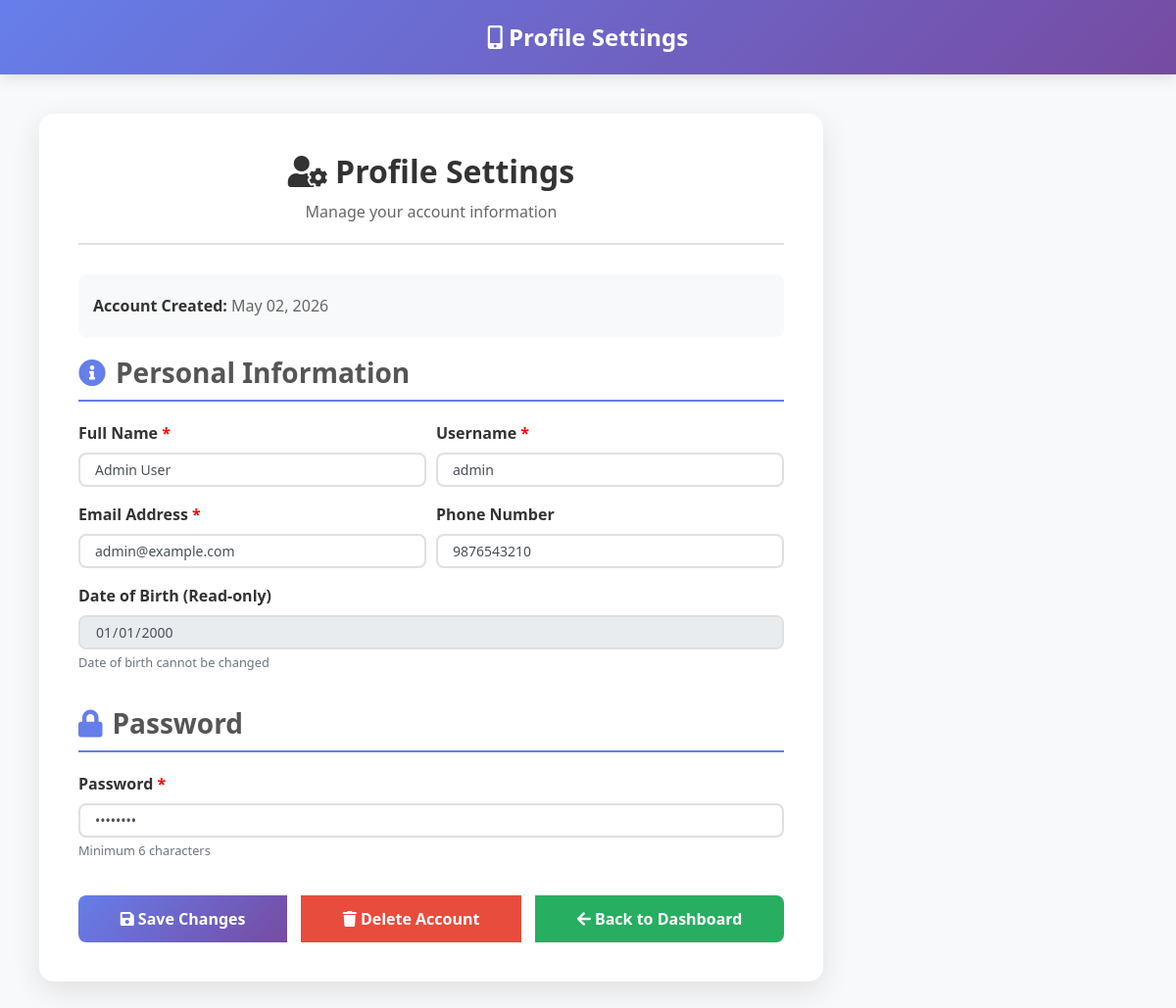
The app's page /profile.php (signed in) with its own data.
### tables this page shows
CREATE TABLE users (
    id INT PRIMARY KEY AUTO_INCREMENT,
    username VARCHAR(50) NOT NULL UNIQUE,
    email VARCHAR(100) NOT NULL UNIQUE,
    phone VARCHAR(10),
    dob DATE,
    password VARCHAR(255) NOT NULL,
    name VARCHAR(100),
    role ENUM('admin', 'user') DEFAULT 'user',
    last_login TIMESTAMP NULL,
    created_at TIMESTAMP DEFAULT CURRENT_TIMESTAMP,
    updated_at TIMESTAMP DEFAULT CURRENT_TIMESTAMP ON UPDATE CURRENT_TIMESTAMP
);

### profile.php (the view, shortened to what this page needs)
<?php
require_once "config.php";
$user_id = $_SESSION['user_id'];
$is_admin = isset($_SESSION['role']) && $_SESSION['role'] === 'admin';
$result = mysqli_query($conn, "SELECT * FROM users WHERE id = $user_id");
$user = mysqli_fetch_assoc($result);
?>
<!DOCTYPE html>
<html lang="en">
<head>
    <link rel="stylesheet" href="https://stackpath.bootstrapcdn.com/bootstrap/4.5.2/css/bootstrap.min.css">
    <link rel="stylesheet" href="https://cdnjs.cloudflare.com/ajax/libs/font-awesome/5.15.4/css/all.min.css">
</head>
<body>
    <?php if ($is_admin): ?>
        <div class="header">
            <i class="fas fa-mobile-alt"></i> Profile Settings
        </div>
    <?php endif; ?>
    <div class="settings-container">
        <div class="settings-header">
            <h2><i class="fas fa-user-cog"></i> Profile Settings</h2>
            <p style="color: #666; margin: 0;">Manage your account information</p>
        </div>
        <div class="user-info-display">
            <p><strong>Account Created:</strong> <?php echo date('F d, Y', strtotime($user['created_at'])); ?></p>
        </div>
        <form method="post">
            <div class="section">
                <h3><i class="fas fa-info-circle"></i> Personal Information</h3>
                <div class="form-row">
                    <div class="form-group col-md-6">
                        <label for="name">Full Name <span style="color: red;">*</span></label>
                        <input type="text" class="form-control" name="name" id="name"
                               value="<?php echo htmlspecialchars($user['name'] ?? ''); ?>" required>
                    </div>
                    <div class="form-group col-md-6">
                        <label for="username">Username <span style="color: red;">*</span></label>
                        <input type="text" class="form-control" name="username" id="username"
                               value="<?php echo htmlspecialchars($user['username'] ?? ''); ?>" required>
                    </div>
                </div>
                <div class="form-row">
                    <div class="form-group col-md-6">
                        <label for="email">Email Address <span style="color: red;">*</span></label>
                        <input type="email" class="form-control" name="email" id="email"
                               value="<?php echo htmlspecialchars($user['email'] ?? ''); ?>" required>
                    </div>
                    <div class="form-group col-md-6">
                        <label for="phone">Phone Number</label>
                        <input type="tel" class="form-control" name="phone" id="phone"
                               value="<?php echo htmlspecialchars($user['phone'] ?? ''); ?>"
                               placeholder="10-digit number">
                    </div>
                </div>
                <div class="form-group">
                    <label for="dob">Date of Birth (Read-only)</label>
                    <input type="date" class="form-control" value="<?php echo htmlspecialchars($user['dob'] ?? ''); ?>" disabled>
                    <small class="text-muted">Date of birth cannot be changed</small>
                </div>
            </div>
            <div class="section">
                <h3><i class="fas fa-lock"></i> Password</h3>
                <div class="form-group">
                    <label for="password">Password <span style="color: red;">*</span></label>
                    <input type="password" class="form-control" name="password" id="password"
                           value="<?php echo htmlspecialchars($user['password'] ?? ''); ?>" required>
                    <small class="text-muted">Minimum 6 characters</small>
                </div>
            </div>
            <div class="btn-group">
                <button type="submit" name="update" class="btn btn-update">
                    <i class="fas fa-save"></i> Save Changes
                </button>
                <button type="submit" name="delete" class="btn btn-danger"
                        onclick="return confirm('⚠️ WARNING: This will permanently delete your account and all your products. This action cannot be undone. Are you absolutely sure?');">
                    <i class="fas fa-trash"></i> Delete Account
                </button>
                <a href="<?php echo $is_admin ? 'admin_dashboard.php' : 'user_dashboard.php'; ?>" class="btn back-btn">
                    <i class="fas fa-arrow-left"></i> Back to Dashboard
                </a>
            </div>
        </form>
    </div>
</body>
</html>

### profile.php (style rules this page uses)
* { margin: 0; padding: 0; box-sizing: border-box; }
body { background-color: #f8f9fa; font-family: 'Segoe UI', Tahoma, Geneva, Verdana, sans-serif; }
.header { background: linear-gradient(135deg, #667eea 0%, #764ba2 100%); color: white; padding: 20px; text-align: center; font-size: 24px; font-weight: 700; box-shadow: 0 4px 15px rgba(0,0,0,0.1); }
.settings-container { max-width: 800px; margin: 40px; background: white; padding: 40px; border-radius: 15px; box-shadow: 0 10px 30px rgba(0,0,0,0.1); animation: slideIn 0.5s ease; }
.settings-header { text-align: center; margin-bottom: 30px; padding-bottom: 20px; border-bottom: 2px solid #e0e0e0; }
.settings-header h2 { color: #333; font-weight: 700; margin-bottom: 10px; }
.section { margin-bottom: 35px; }
.section h3 { color: #555; font-weight: 600; margin-bottom: 20px; padding-bottom: 10px; border-bottom: 2px solid #667eea; display: flex; align-items: center; }
.section h3 i { margin-right: 10px; color: #667eea; }
.form-group label { color: #333; font-weight: 600; margin-bottom: 8px; }
.form-control { border: 2px solid #e0e0e0; border-radius: 8px; padding: 12px 15px; font-size: 14px; transition: all 0.3s; }
.btn-group { display: flex; gap: 15px; margin-top: 30px; flex-wrap: wrap; }
.btn { flex: 1; min-width: 150px; padding: 12px; font-weight: 600; border-radius: 8px; border: none; cursor: pointer; transition: all 0.3s; }
.btn-update { background: linear-gradient(135deg, #667eea 0%, #764ba2 100%); color: white; }
.btn-danger { background: #e74c3c; color: white; }
.back-btn { background: #27ae60; color: white; text-decoration: none; display: inline-block; }
.user-info-display { background: #f8f9fa; padding: 15px; border-radius: 8px; margin-bottom: 20px; }
.user-info-display p { margin: 5px 0; color: #666; }
.user-info-display strong { color: #333; }

### records on screen
users: created_at "May 02, 2026", name "Admin User", username "admin", email "admin@example.com", phone "9876543210", dob "01/01/2000"
